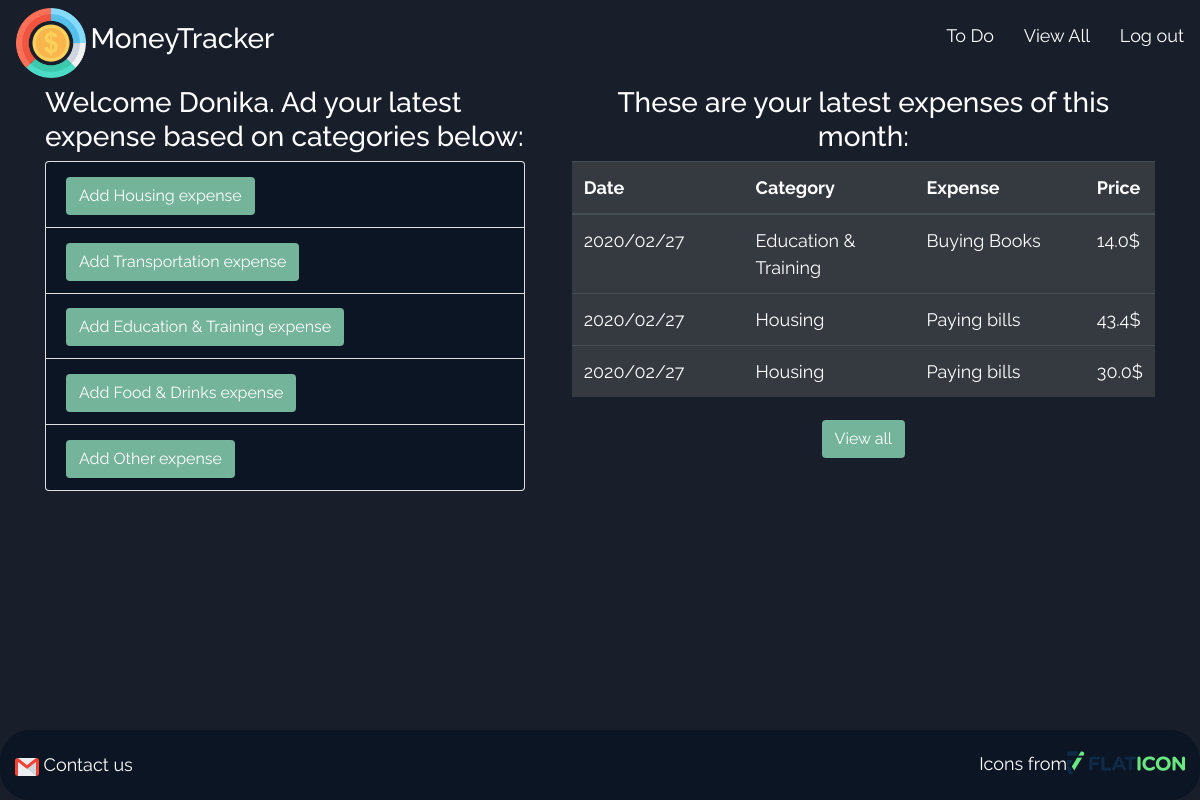
Page /home (signed in) on the committed database.
### models.py (models this page shows, shortened)
class User(db.Model):
    __tablename__ = 'users'
    id = db.Column(db.Integer, primary_key=True)
    first_name = db.Column(db.String(45))
    last_name = db.Column(db.String(45))
    email = db.Column(db.String(255))
    password = db.Column(db.String(255))
    monthly_income = db.Column(db.Float)
    created_at = db.Column(db.DateTime, server_default=func.now())
    updated_at = db.Column(db.DateTime, server_default=func.now(), onupdate=func.now())
    user_expenses = db.relationship('UserExpense',  lazy=True,backref=db.backref('expenses_author'))
    user_todos = db.relationship('UserTodo',lazy=True,backref=db.backref('todos_author'))

class Category(db.Model):
    __tablename__ = 'categories'
    id = db.Column(db.Integer, primary_key=True)
    name = db.Column(db.String())
    category_expenses = db.relationship('UserExpense',  lazy=True,backref=db.backref('expenses_category'))
    category_todos = db.relationship('UserTodo', lazy=True,backref=db.backref('todos_category'))

class UserExpense(db.Model):
    __tablename__ = 'expenses'
    __table_args__ = {'extend_existing': True}

### controller_functions.py (the view)
def home():
    if 'user_id' in session:
        logged_in_user = User.query.filter_by(id=session['user_id']).first()
        categories = Category.query.all()
        sql = text("SELECT e.*, c.name as category_name, strftime('%Y', e.updated_at) AS year, strftime('%m', e.updated_at) AS month, strftime('%d', e.updated_at) AS day FROM expenses e JOIN categories c ON e.category_id = c.id WHERE e.user_id = "+str(session['user_id'])+" ORDER BY e.updated_at DESC LIMIT 5")
        result = db.engine.execute(sql)
        expenses = result.fetchall()
        return render_template("home.html", expenses=expenses, logged_in_user=logged_in_user, categories=categories)
    else:
        return redirect('/login')

### templates/home.html (shortened to what this page needs)
<!DOCTYPE html>
<html lang="en">
<head>
	<link rel="stylesheet" href="https://cdnjs.cloudflare.com/ajax/libs/font-awesome/4.7.0/css/font-awesome.min.css">
	<link rel="stylesheet" href="https://stackpath.bootstrapcdn.com/bootstrap/4.4.1/css/bootstrap.min.css">
	<link rel="stylesheet" type="text/css" href="{{url_for('static',filename = 'css/style.css')}}">
</head>
<body>
	<div class="wrapper home">
		{% include 'includes/header.html' %}
			<div class="container">
				<div class="accordion" id="addExpense">
					<h3>Welcome {{logged_in_user.first_name}}. Ad your latest expense based on categories below: </h3>
					{% for category in categories %}
						<div class="card" style="width: 30rem;">
						    <div class="card-header" id="{{'heading'+category.id|string}}">
						      	<h2 class="mb-0">
						        	<button class="btn collapsed" type="button" data-toggle="collapse" data-target="{{'#collapse'+category.id|string}}"aria-expanded="false" aria-controls="{{'collapse'+category.id|string}}">
						          	Add {{category.name}} expense
						        	</button>
						      	</h2>
						    </div>
						</div>
					{%endfor%}
				</div>
				<div class="table-content">
					<h3>These are your latest expenses of this month:</h3>
					<table class="table table-hover table-dark">
					  	<thead>
					    	<tr>
							    <th scope="col">Date</th>
							    <th scope="col">Category</th>
							    <th scope="col">Expense</th>
							    <th scope="col">Price</th>
					    	</tr>
					  	</thead>
					  	<tbody>
					  		{%for expense in expenses %}
						    	<tr>
							      	<td>{{expense.year}}/{{expense.month}}/{{expense.day}}</td>
							      	<td>{{expense.category_name}}</td>
							      	<td>{{expense.content}}</td>
							      	<td>{{expense.amount}}$</td>
						    	</tr>
							{%endfor%}
					   </tbody>
					</table>
					<a href="/my-expenses" class="btn">View all</a>
				</div>
			</div>
		{% include 'includes/footer.html' %}
	</div>
</body>
</html>

### templates/includes/header.html
<div class="navbar">
    <div class="logo">
        <img src="{{url_for('static',filename = 'img/coin.png')}}">
        <h3>MoneyTracker</h3>
    </div>
    <div class="links">
        <ul>
            <li><a href="">To Do</a></li>
            <li><a href="/my-expenses">View All</a></li>
            <li><a href="/logout">Log out</a></li>
        </ul>
    </div>
</div>

### templates/includes/footer.html
<footer>
	<p><img src="{{url_for('static', filename = 'img/gmail.png')}}"> <a href="mailto:email@example.com">Contact us</a></p>
	<p>Icons from<a href="https://www.flaticon.com/" title="Flaticon"><img  id="flaticon" src="{{url_for('static', filename = 'img/flaticon.png')}}"></a></p>
</footer>

### static/css/style.css (style rules this page uses)
body { background: hsl(218, 28%, 13%); }
.wrapper { height: 100vh; background: hsl(218, 28%, 13%); color: white; line-height: 1.5; font-family: 'Raleway', sans-serif; font-size: 18px; }
.navbar h3 { display: inline-block; }
.navbar img { width: 70px; height: 70px; }
.navbar a { text-decoration: none; color: white; }
.navbar .links { display: flex; justify-content: space-between; }
.navbar ul { list-style: none; }
.navbar li { display: inline-block; margin-left: 25px; }
.home .container { display: flex; justify-content: space-between; }
#addExpense { width: 50%; display: inline-block; }
.card-header { background: hsl(216, 53%, 9%); }
.card-header .btn { background-color:#74b49b; color: white; }
.home table { width: 100%; display: inline-block; }
.table-content { text-align: center; }
.home table { text-align: left; }
.home .table-content a { background-color:#74b49b; color: white; }
.home th { width: 30%; }
.home td { width: 30%; }
footer { background: hsl(216, 53%, 9%); display: flex; justify-content: space-between; flex-direction: row; align-items: center; padding: 15px; border-radius: 30px; position: fixed; bottom: 0; width: 100%; }
footer p { margin: 0; }
footer a { text-decoration: none; color: white; }

### rows in the picture
User: first_name "Donika"
Category: name "Housing"
Category: name "Transportation"
Category: name "Education & Training"
Category: name "Food & Drinks"
Category: name "Other"
UserExpense: year "2020", month "02", day "27", category_name "Education & Training", content "Buying Books", amount "14.0"
UserExpense: year "2020", month "02", day "27", category_name "Housing", content "Paying bills", amount "43.4"
UserExpense: year "2020", month "02", day "27", category_name "Housing", content "Paying bills", amount "30.0"
